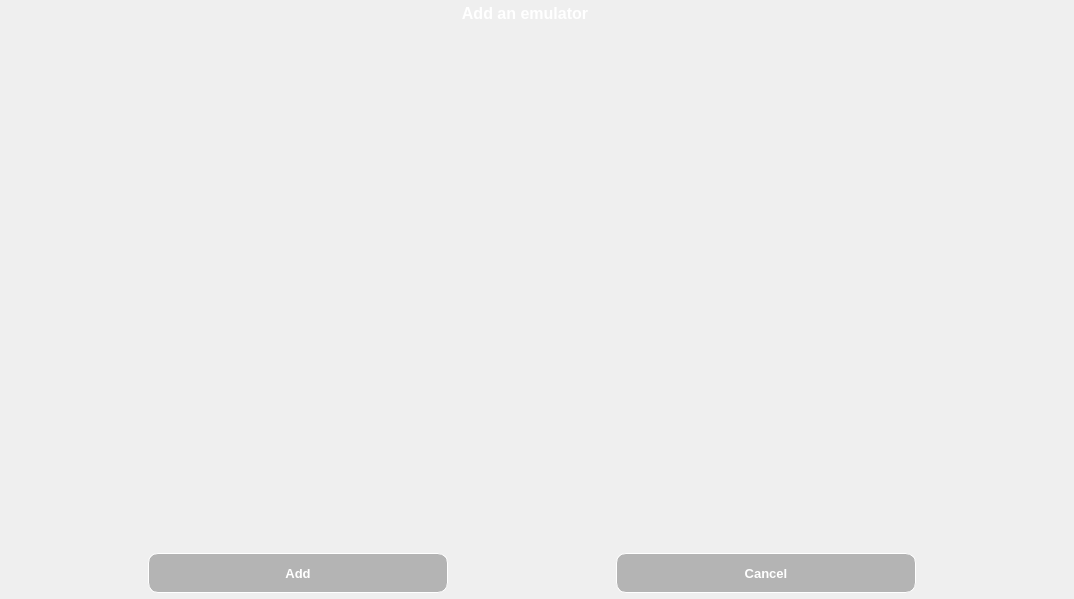
<?xml version="1.0" encoding="UTF-8"?>
<ui version="4.0">
 <class>ListEmulatorsDialog</class>
 <widget class="QWidget" name="ListEmulatorsDialog">
  <property name="geometry">
   <rect>
    <x>0</x>
    <y>0</y>
    <width>1074</width>
    <height>599</height>
   </rect>
  </property>
  <property name="windowTitle">
   <string>Form</string>
  </property>
  <layout class="QVBoxLayout" name="verticalLayout_2">
   <property name="spacing">
    <number>0</number>
   </property>
   <property name="leftMargin">
    <number>0</number>
   </property>
   <property name="topMargin">
    <number>0</number>
   </property>
   <property name="rightMargin">
    <number>0</number>
   </property>
   <property name="bottomMargin">
    <number>0</number>
   </property>
   <item>
    <widget class="QWidget" name="widget_2" native="true">
     <property name="minimumSize">
      <size>
       <width>0</width>
       <height>0</height>
      </size>
     </property>
     <property name="maximumSize">
      <size>
       <width>16777215</width>
       <height>16777215</height>
      </size>
     </property>
     <property name="styleSheet">
      <string notr="true">.QWidget
{
	background-image:url(:/Images/backgroundtop);
}</string>
     </property>
     <layout class="QHBoxLayout" name="horizontalLayout_2">
      <property name="spacing">
       <number>0</number>
      </property>
      <property name="sizeConstraint">
       <enum>QLayout::SetMinimumSize</enum>
      </property>
      <property name="leftMargin">
       <number>0</number>
      </property>
      <property name="topMargin">
       <number>4</number>
      </property>
      <property name="rightMargin">
       <number>8</number>
      </property>
      <property name="bottomMargin">
       <number>4</number>
      </property>
      <item>
       <widget class="QLabel" name="label">
        <property name="sizePolicy">
         <sizepolicy hsizetype="Minimum" vsizetype="Minimum">
          <horstretch>0</horstretch>
          <verstretch>0</verstretch>
         </sizepolicy>
        </property>
        <property name="maximumSize">
         <size>
          <width>16777215</width>
          <height>30</height>
         </size>
        </property>
        <property name="font">
         <font>
          <family>Arial</family>
          <pointsize>12</pointsize>
          <weight>75</weight>
          <bold>true</bold>
         </font>
        </property>
        <property name="styleSheet">
         <string notr="true">QLabel
{
	color: white;
}</string>
        </property>
        <property name="text">
         <string>Add an emulator</string>
        </property>
        <property name="alignment">
         <set>Qt::AlignCenter</set>
        </property>
       </widget>
      </item>
      <item>
       <widget class="QPushButton" name="buttonExit">
        <property name="minimumSize">
         <size>
          <width>16</width>
          <height>16</height>
         </size>
        </property>
        <property name="maximumSize">
         <size>
          <width>16</width>
          <height>16</height>
         </size>
        </property>
        <property name="styleSheet">
         <string notr="true">QPushButton
{
    background-color: transparent;
	background-image: url(:/Images/buttonExitNormal);
    background-repeat: none;    
    border: none;
}

QPushButton:pressed
{
   background-image: url(:/Images/buttonExitPressed);
}

QPushButton:hover:!pressed
{
   background-image: url(:/Images/buttonExitHover);
}
</string>
        </property>
        <property name="text">
         <string/>
        </property>
       </widget>
      </item>
     </layout>
    </widget>
   </item>
   <item>
    <widget class="QWidget" name="widget_3" native="true">
     <property name="styleSheet">
      <string notr="true">.QWidget
{
	background-image: url(:/Images/new_background2);
}</string>
     </property>
     <layout class="QVBoxLayout" name="verticalLayout">
      <property name="spacing">
       <number>0</number>
      </property>
      <property name="leftMargin">
       <number>0</number>
      </property>
      <property name="topMargin">
       <number>5</number>
      </property>
      <property name="rightMargin">
       <number>0</number>
      </property>
      <property name="bottomMargin">
       <number>0</number>
      </property>
      <item>
       <widget class="QWidget" name="widget_4" native="true">
        <property name="styleSheet">
         <string notr="true">.QWidget
{
	background-color: transparent;
}</string>
        </property>
        <layout class="QHBoxLayout" name="horizontalLayout_3">
         <property name="spacing">
          <number>5</number>
         </property>
         <property name="sizeConstraint">
          <enum>QLayout::SetMinimumSize</enum>
         </property>
         <property name="leftMargin">
          <number>5</number>
         </property>
         <property name="topMargin">
          <number>0</number>
         </property>
         <property name="rightMargin">
          <number>5</number>
         </property>
         <property name="bottomMargin">
          <number>0</number>
         </property>
         <item>
          <widget class="QPushButton" name="buttonAdd">
           <property name="minimumSize">
            <size>
             <width>32</width>
             <height>32</height>
            </size>
           </property>
           <property name="maximumSize">
            <size>
             <width>32</width>
             <height>32</height>
            </size>
           </property>
           <property name="styleSheet">
            <string notr="true">QPushButton
{
    background-color: transparent;
	background-image: url(:/Images/buttonAdd);
    background-repeat: none;    
    border: none;
}

QPushButton:pressed
{
   background-image: url(:/Images/buttonAddPressed);
}

QPushButton:hover:!pressed
{
   background-image: url(:/Images/buttonAddHover);
}


</string>
           </property>
           <property name="text">
            <string/>
           </property>
          </widget>
         </item>
         <item>
          <widget class="QPushButton" name="buttonDelete">
           <property name="minimumSize">
            <size>
             <width>32</width>
             <height>32</height>
            </size>
           </property>
           <property name="maximumSize">
            <size>
             <width>32</width>
             <height>32</height>
            </size>
           </property>
           <property name="styleSheet">
            <string notr="true">QPushButton
{
    background-color: transparent;
	background-image: url(:/Images/buttonDelete);
    background-repeat: none;    
    border: none;
}

QPushButton:hover:!pressed
{
  background-image: url(:/Images/buttonDeleteHover);
}


QPushButton:pressed
{
   background-image: url(:/Images/buttonDeletePressed);
}

</string>
           </property>
           <property name="text">
            <string/>
           </property>
          </widget>
         </item>
         <item>
          <spacer name="horizontalSpacer">
           <property name="orientation">
            <enum>Qt::Horizontal</enum>
           </property>
           <property name="sizeHint" stdset="0">
            <size>
             <width>40</width>
             <height>20</height>
            </size>
           </property>
          </spacer>
         </item>
        </layout>
       </widget>
      </item>
      <item>
       <widget class="QListWidget" name="listWidget">
        <property name="styleSheet">
         <string notr="true">QListWidget
{
	/*background-image : url(:/Images/new_background2);*/
	background-color: transparent;
	border-style : solid;
	border-width : 0px;
}

QScrollBar:vertical{
border: 1px solid #999999;
background:transparent;
width:10px;
margin: 0px 0px 0px 0px;
}

QScrollBar::handle:vertical {
background: qlineargradient(x1:0, y1:0, x2:1, y2:0,stop: 0 rgb(32, 47, 130), stop: 0.5 rgb(32, 47, 130), stop:1 rgb(32, 47, 130));
min-height: 0px;
}

QScrollBar::add-line:vertical {
background: qlineargradient(x1:0, y1:0, x2:1, y2:0,stop: 0 rgb(32, 47, 130), stop: 0.5 rgb(32, 47, 130),  stop:1 rgb(32, 47, 130));
height: 0px;
subcontrol-position: bottom;
subcontrol-origin: margin;
}

QScrollBar::sub-line:vertical {
background: qlineargradient(x1:0, y1:0, x2:1, y2:0,
stop: 0  rgb(32, 47, 130), stop: 0.5 rgb(32, 47, 130),  stop:1 rgb(32, 47, 130));
height: 0 px;
subcontrol-position: top;
subcontrol-origin: margin;
}</string>
        </property>
        <property name="selectionMode">
         <enum>QAbstractItemView::NoSelection</enum>
        </property>
        <property name="isWrapping" stdset="0">
         <bool>false</bool>
        </property>
        <property name="resizeMode">
         <enum>QListView::Adjust</enum>
        </property>
        <property name="spacing">
         <number>1</number>
        </property>
        <property name="uniformItemSizes">
         <bool>false</bool>
        </property>
       </widget>
      </item>
     </layout>
    </widget>
   </item>
   <item>
    <widget class="QWidget" name="widget" native="true">
     <property name="sizePolicy">
      <sizepolicy hsizetype="Preferred" vsizetype="Maximum">
       <horstretch>0</horstretch>
       <verstretch>0</verstretch>
      </sizepolicy>
     </property>
     <property name="styleSheet">
      <string notr="true">.QWidget
{
	background-image:url(:/Images/backgroundtop);
}</string>
     </property>
     <layout class="QHBoxLayout" name="horizontalLayout">
      <property name="spacing">
       <number>20</number>
      </property>
      <property name="sizeConstraint">
       <enum>QLayout::SetMinimumSize</enum>
      </property>
      <property name="leftMargin">
       <number>0</number>
      </property>
      <property name="topMargin">
       <number>4</number>
      </property>
      <property name="rightMargin">
       <number>8</number>
      </property>
      <property name="bottomMargin">
       <number>6</number>
      </property>
      <item>
       <widget class="QPushButton" name="pushButtonAdd">
        <property name="enabled">
         <bool>true</bool>
        </property>
        <property name="minimumSize">
         <size>
          <width>200</width>
          <height>40</height>
         </size>
        </property>
        <property name="maximumSize">
         <size>
          <width>300</width>
          <height>40</height>
         </size>
        </property>
        <property name="font">
         <font>
          <family>Arial</family>
          <pointsize>10</pointsize>
          <weight>75</weight>
          <bold>true</bold>
         </font>
        </property>
        <property name="styleSheet">
         <string notr="true">QPushButton
{
	background-color: rgba(88, 88, 88, 100);
	color: white;
	border-style: solid;
	border-radius: 10px;
	border-width : 1px;
	border-color: white;
}</string>
        </property>
        <property name="text">
         <string>Add</string>
        </property>
       </widget>
      </item>
      <item>
       <widget class="QPushButton" name="pushButtonCancel">
        <property name="minimumSize">
         <size>
          <width>0</width>
          <height>40</height>
         </size>
        </property>
        <property name="maximumSize">
         <size>
          <width>300</width>
          <height>40</height>
         </size>
        </property>
        <property name="font">
         <font>
          <family>Arial</family>
          <pointsize>10</pointsize>
          <weight>75</weight>
          <bold>true</bold>
         </font>
        </property>
        <property name="styleSheet">
         <string notr="true">QPushButton
{
	background-color: rgba(88, 88, 88, 100);
	color: white;
	border-style: solid;
	border-radius: 10px;
	border-width : 1px;
	border-color: white;
}</string>
        </property>
        <property name="text">
         <string>Cancel</string>
        </property>
       </widget>
      </item>
     </layout>
    </widget>
   </item>
  </layout>
 </widget>
 <resources/>
 <connections/>
</ui>
